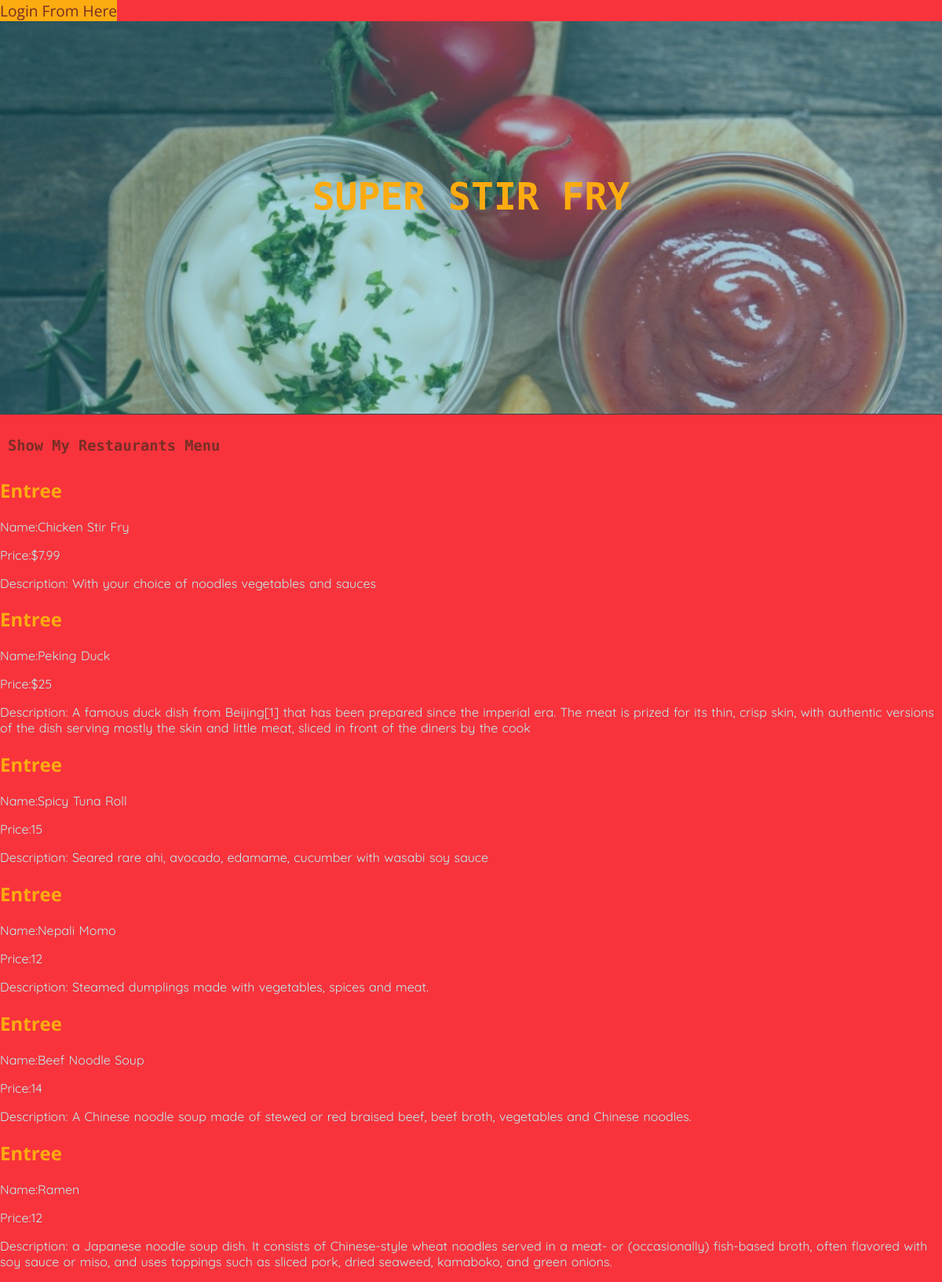
Page /restaurant/1/menu on the committed database.
### db_test.py (models this page shows, shortened)
class Restaurant(Base):
    __tablename__ = 'restaurant'
    id = Column(Integer, primary_key=True)
    name = Column(String(250), nullable=False)
    user_id = Column(Integer, ForeignKey('user.id', ondelete='cascade'))
    user = relationship(User, cascade="save-update")
    print "user table is added to restaurant"

class MenuItem(Base):
    __tablename__ = 'menu_item'
    name = Column(String(80), nullable=False)
    id = Column(Integer, primary_key=True)
    description = Column(String(250))
    price = Column(String(8))
    course = Column(String(250))
    restaurant_id = Column(Integer, ForeignKey('restaurant.id',
                                               ondelete='cascade'))
    restaurant = relationship(Restaurant,
                              backref=backref("items",
                                              cascade="all, delete-orphan"))
    user_id = Column(Integer, ForeignKey('user.id', ondelete='CASCADE'))
    user = relationship(User, cascade="save-update")
    print "User added to menu"

### project.py (the view)
@app.route('/restaurant/<int:restaurant_id>/')
@app.route('/restaurant/<int:restaurant_id>/menu')
def showMenu(restaurant_id):
    restaurant = session.query(Restaurant).filter_by(id=restaurant_id).one()
    creator = getUserInfo(restaurant.user_id)
    items = session.query(MenuItem).filter_by(
        restaurant_id=restaurant_id).all()
    if 'username' not in login_session \
            or creator.id != login_session['user_id']:
        return render_template('publicMenu.html',
                               items=items,
                               restaurant=restaurant,
                               creator=creator)
    else:
        return render_template('menu.html', items=items,
                               restaurant=restaurant,
                               creator=creator)

### project.py (called while the page is built)
def getUserInfo(user_id):
    user = session.query(User).filter_by(id=user_id).one()
    return user

### templates/publicMenu.html (shortened to what this page needs)
    {% extends "main.html" %}
    {% block content %}
    {% include "header.html" %}
    <section class="page-content">
        <h3><a class="create-item" href="{{ url_for('showRestaurants')}}">Show My Restaurants Menu</a></h3>
    {% for item in items %}
        {% if item.course=="Entree" %}
            <h2>Entree</h2>
            <p>Name:{{ item.name }}</p>
            <p>Price:{{ item.price }}</p>
            <p>Description: {{ item.description }}</p>
        {% endif %}
    {% endfor %}
    </section>
    {% endblock %}

### templates/main.html (shortened to what this page needs)
<!DOCTYPE html>
<html lang="en">
<head>
   <head>
    <link rel="stylesheet" href="{{url_for('static',filename='style.css')}}">
</head>
</head>
<body>
    <div class="container">
        {% block content %}
        {% endblock %}
    </div>
</body>
</html>

### templates/header.html
 <span class="logs">
        {%if 'username' not in session %}
			<a href="{{url_for('showLogin')}}">Login From Here </a>
			{% else %}
			<a href="{{url_for('disconnect')}}">Logout </a>
			{% endif %}
 </span>
<header class="page-header">
     <div>
         <h1>{{restaurant.name}}</h1>
     </div>
</header>

### static/style.css (style rules this page uses)
body { background-color: #F8333C; margin:0; padding: 0; font-family: 'Open Sans', sans-serif; color: #BFEDEF; }
a { text-decoration: none; color:#772E25; }
h2 { color:#FCAB10; }
p { font-family: 'Quicksand', sans-serif; word-spacing: 1px }
.logs { box-sizing: border-box; height:40px; width:100%; background-color:#FCAB10; font-size:1.2em }
.page-header { text-align: center; border-bottom: 1px solid #2A4747; height: 500px; background-image: url('/static/images/bgt.jpg'); background-size: cover; background-attachment: fixed; }
.page-header div { background-color: rgba(43,158,179,.4); height:500px; }
.page-header div h1 { position: relative; top:35%; font-size: 3em; margin:0 auto; width: 35%; padding: 20px; color: #FCAB10; font-family: 'Source Code Pro', monospace; text-transform:uppercase; }
.create-item { display: block; width: 30%; padding: 10px; box-sizing: border-box; margin-top: 10px; font-family: 'Source Code Pro', monospace; }

### rows in the picture
Restaurant: name "SUPER STIR FRY"
MenuItem: name "Chicken Stir Fry", price "$7.99", description "With your choice of noodles vegetables and sauces"
MenuItem: name "Peking Duck", price "$25", description "A famous duck dish from Beijing[1] that has been prepared since the imperial era. The meat is prized for its thin, crisp skin, with authentic versions of the dish serving mostly the skin and little meat, sliced in front of the diners by the cook"
MenuItem: name "Spicy Tuna Roll", price "15", description "Seared rare ahi, avocado, edamame, cucumber with wasabi soy sauce"
MenuItem: name "Nepali Momo", price "12", description "Steamed dumplings made with vegetables, spices and meat."
MenuItem: name "Beef Noodle Soup", price "14", description "A Chinese noodle soup made of stewed or red braised beef, beef broth, vegetables and Chinese noodles."
MenuItem: name "Ramen", price "12", description "a Japanese noodle soup dish. It consists of Chinese-style wheat noodles served in a meat- or (occasionally) fish-based broth, often flavored with soy sauce or miso, and uses toppings such as sliced pork, dried seaweed, kamaboko, and green onions."
